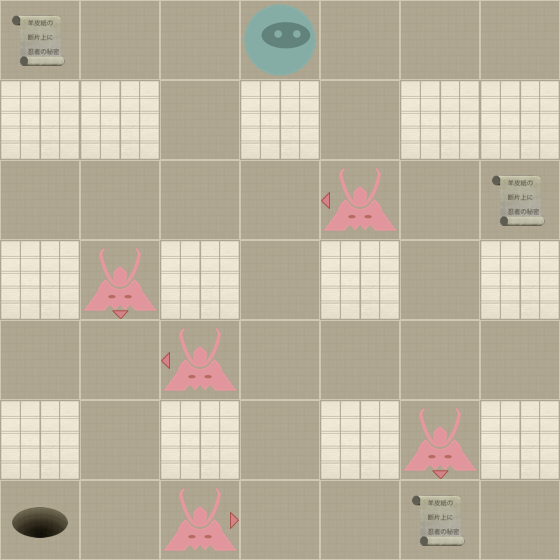

Below is a game level as drawn by its tile map, then a one-line description and the .tmx that defines it (tile-layer data replaced by summaries):
An orthogonal 7x7 tile map with 80x80 px tiles, 2 tile layers (Level, Actors).

<map version="1.0" orientation="orthogonal" width="7" height="7" tilewidth="80" tileheight="80">
 <properties>
  <property name="moves" value="17" />
 </properties>
 <tileset firstgid="1" name="tiles" tilewidth="80" tileheight="80" spacing="2" margin="2">
  <image source="tiles-hd.png" width="512" height="512" />
  <tile id="0">
   <properties>
    <property name="actor" value="exit" />
   </properties>
  </tile>
  <tile id="2">
   <properties>
    <property name="actor" value="guard" />
    <property name="direction" value="down" />
   </properties>
  </tile>
  <tile id="3">
   <properties>
    <property name="actor" value="guard" />
    <property name="direction" value="left" />
   </properties>
  </tile>
  <tile id="4">
   <properties>
    <property name="actor" value="guard" />
    <property name="direction" value="right" />
   </properties>
  </tile>
  <tile id="5">
   <properties>
    <property name="actor" value="guard" />
    <property name="direction" value="up" />
   </properties>
  </tile>
  <tile id="7">
   <properties>
    <property name="actor" value="player" />
   </properties>
  </tile>
  <tile id="8">
   <properties>
    <property name="actor" value="scroll" />
   </properties>
  </tile>
  <tile id="9">
   <properties>
    <property name="wall" value="1" />
   </properties>
  </tile>
 </tileset>
 <layer name="Level" width="7" height="7">
  <data>[49 cells, 49 non-empty, 2 distinct tile ids]</data>
 </layer>
 <layer name="Actors" width="7" height="7">
  <data>[49 cells, 10 non-empty, 6 distinct tile ids]</data>
 </layer>
</map>
